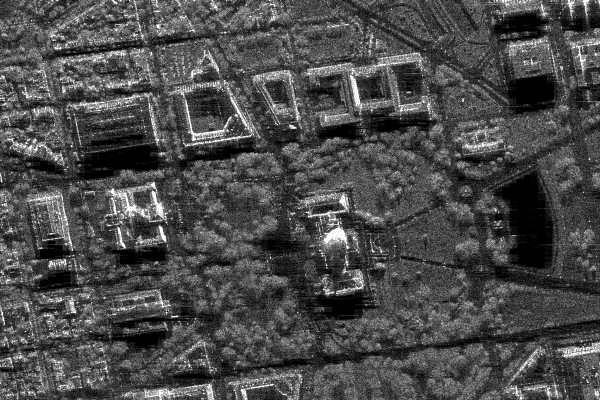
#> input picture lab_7-8/sar_1_gray.jpg, 600 x 400 px
$ jupyter execute IP_Practice_7-8u.ipynb
#> lines starting #> are read from the running program, lines starting #| are printed output that depends on the picture
[cell 1]
# 1. Выполните сохранение монохромного изображения в виде текстового или бинарного файла.
# 2. Реализуйте алгоритм вейвлет-преобразования Хаара для изображения.
# 3. Выполните квантование высокочастотных компонент (прим., количество квантов = 4).
# 4. Сохраните получившийся массив значений в текстовый или бинарный файл в порядке LL, LH, HL, HH.
#    Компоненты LH, HL, HH храните в виде пар (значение, количество повторений).
# 5. Сравните объем памяти исходного и сжатого изображения.

[cell 2]
import numpy as np
import cv2
import os
from collections import Counter
import matplotlib.pyplot as plt

# Загрузка изображения

[cell 3]
img = cv2.imread('sar_1_gray.jpg', 0)
#> img is the input picture: shape (400, 600); min 0, max 255, mean 74.9

[cell 4]
plt.figure(figsize=(10, 8))
plt.imshow(img, cmap='gray')
plt.title('Исходное изображение')
plt.axis('off')
plt.show()

[cell 5]
print(f'Размер изображения: {img.shape}')
#| Размер изображения: (400, 600)
print(f'Количество пикселей: {img.size}')
#| Количество пикселей: 240000
print(f'Тип данных: {img.dtype}')
#| Тип данных: uint8
print(f'Диапазон значений: [{img.min()}, {img.max()}]')
#| Диапазон значений: [0, 255]

# 1. Сохранение монохромного изображения в текстовый файл

[cell 6]
np.savetxt('original.txt', img, fmt='%d')

[cell 7]
original_file_size = os.path.getsize('original.txt')
original_memory_size = img.nbytes
#> original_memory_size = 240000

[cell 8]
print(f'Размер файла original.txt: {original_file_size} байт')
print(f'Размер в памяти (пиксели): {original_memory_size} байт')
#| Размер в памяти (пиксели): 240000 байт
print(f'Количество пикселей: {img.size}')
#| Количество пикселей: 240000

# 2. Реализация алгоритма вейвлет-преобразования Хаара

[cell 9]
def haar_transform(image):
    """
    Вейвлет-преобразование Хаара для изображения

    Returns:
    --------
    LL : numpy.ndarray - Низкочастотная компонента (приближение)
    LH : numpy.ndarray - Горизонтальные детали
    HL : numpy.ndarray - Вертикальные детали
    HH : numpy.ndarray - Диагональные детали
    """
    image = image.astype(np.float32)

    rows, cols = image.shape
#> rows = 400; cols = 600

    # Обрезка до четных размеров
    if rows % 2 != 0 or cols % 2 != 0:
        image = image[:rows//2*2, :cols//2*2]
        rows, cols = image.shape

    # Преобразование по строкам
    row_transform = np.zeros_like(image, dtype=np.float32)
    for i in range(rows):
        for j in range(0, cols - 1, 2):
            # Среднее (низкие частоты)
            row_transform[i, j // 2] = (image[i, j] + image[i, j + 1]) / 2.0
            # Разность (высокие частоты)
            row_transform[i, (j // 2) + cols // 2] = (image[i, j] - image[i, j + 1]) / 2.0
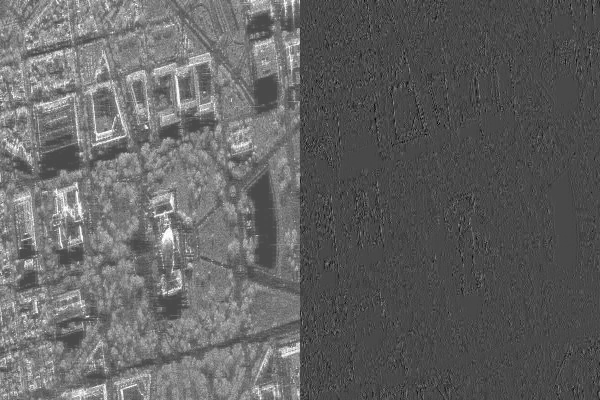
#> row_transform: shape (400, 600) float32; min -102.5, max 255, mean 37.5; drawn with min black and max white

    # Преобразование по столбцам
    result = np.zeros_like(row_transform, dtype=np.float32)
    for j in range(cols):
        for i in range(0, rows - 1, 2):
            # Среднее (низкие частоты)
            result[i // 2, j] = (row_transform[i, j] + row_transform[i + 1, j]) / 2.0
            # Разность (высокие частоты)
            result[(i // 2) + rows // 2, j] = (row_transform[i, j] - row_transform[i + 1, j]) / 2.0
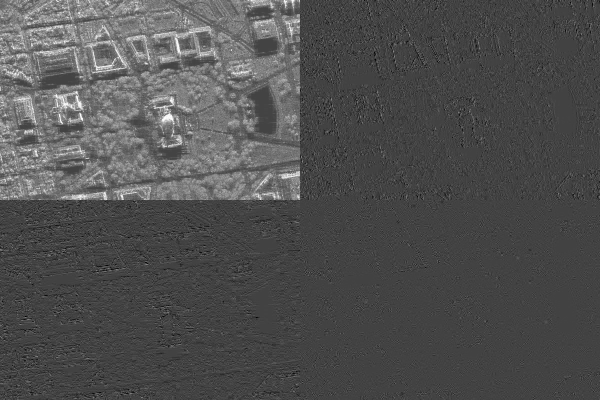
#> result: shape (400, 600) float32; min -90.5, max 254.5, mean 18.7; drawn with min black and max white

    # Разделение на компоненты
    LL = result[:rows // 2, :cols // 2]    # Приближение
    LH = result[:rows // 2, cols // 2:]    # Горизонтальные детали
    HL = result[rows // 2:, :cols // 2]    # Вертикальные детали
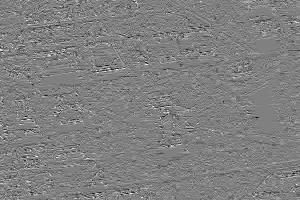
#> HL: shape (200, 300) float32; min -90.5, max 89.5, mean 0.1; drawn with min black and max white
    HH = result[rows // 2:, cols // 2:]    # Диагональные детали
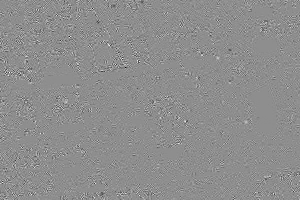
#> HH: shape (200, 300) float32; min -67, max 53.25, mean 0; drawn with min black and max white

    return LL, LH, HL, HH

[cell 10]
LL, LH, HL, HH = haar_transform(img)

[cell 11]
print(f'LL (приближение): {LL.shape}')
#| LL (приближение): (200, 300)
print(f'LH (горизонтальные детали): {LH.shape}')
#| LH (горизонтальные детали): (200, 300)
print(f'HL (вертикальные детали): {HL.shape}')
#| HL (вертикальные детали): (200, 300)
print(f'HH (диагональные детали): {HH.shape}')
#| HH (диагональные детали): (200, 300)

[cell 12]
# Визуализация компонент вейвлет-преобразования
fig, axes = plt.subplots(2, 2, figsize=(14, 14))

axes[0, 0].imshow(LL, cmap='gray')
axes[0, 0].set_title('LL - Приближение (низкие частоты)')
axes[0, 0].axis('off')

axes[0, 1].imshow(LH, cmap='gray')
axes[0, 1].set_title('LH - Горизонтальные детали')
axes[0, 1].axis('off')

axes[1, 0].imshow(HL, cmap='gray')
axes[1, 0].set_title('HL - Вертикальные детали')
axes[1, 0].axis('off')

axes[1, 1].imshow(HH, cmap='gray')
axes[1, 1].set_title('HH - Диагональные детали')
axes[1, 1].axis('off')

plt.tight_layout()
plt.show()

[cell 13]
# Статистика по компонентам
print('Статистика компонент:')
print(f'LL: min={LL.min():.2f}, max={LL.max():.2f}, mean={LL.mean():.2f}')
#| LL: min=0.00, max=254.50, mean=74.94
print(f'LH: min={LH.min():.2f}, max={LH.max():.2f}, mean={LH.mean():.2f}')
#| LH: min=-86.00, max=97.50, mean=-0.03
print(f'HL: min={HL.min():.2f}, max={HL.max():.2f}, mean={HL.mean():.2f}')
#| HL: min=-90.50, max=89.50, mean=0.09
print(f'HH: min={HH.min():.2f}, max={HH.max():.2f}, mean={HH.mean():.2f}')
#| HH: min=-67.00, max=53.25, mean=-0.01

# 3. Квантование высокочастотных компонент

[cell 14]
quants = 4  # Количество квантов

[cell 15]
def quantize(coeffs, num_quants):
    """
    Квантование коэффициентов

    Parameters:
    -----------
    coeffs : numpy.ndarray
        Массив коэффициентов для квантования
    num_quants : int
        Количество квантов

    Returns:
    --------
    quantized : numpy.ndarray
        Квантованные коэффициенты (целые числа от 0 до num_quants-1)
    """
#> called with num_quants = 4
    min_val = np.min(coeffs)
#> min_val = -86
    max_val = np.max(coeffs)
#> max_val = 97.5

    if max_val == min_val:
        return np.zeros_like(coeffs, dtype=int)

    # Шаг квантования
    step = (max_val - min_val) / num_quants
#> step = 45.88

    # Квантование
    quantized = np.floor((coeffs - min_val) / step).astype(int)

    # Ограничение значений
    quantized = np.clip(quantized, 0, num_quants - 1)

    return quantized

[cell 16]
# Квантование высокочастотных компонент
LH_q = quantize(LH, quants)
HL_q = quantize(HL, quants)
HH_q = quantize(HH, quants)
#> call 3 of quantize, with num_quants = 4
#> in quantize (call 3), `min_val = np.min(coeffs)`: min_val = -67
#> in quantize (call 3), `max_val = np.max(coeffs)`: max_val = 53.25
#> in quantize (call 3), `step = (max_val - min_val) / num_quants`: step = 30.06
#> in quantize (call 3), `quantized = np.floor((coeffs - min_val) / step).astype(int)`:
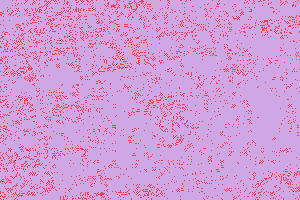
#> quantized: shape (200, 300) int64; 5 distinct labels, from 0 to 4; one colour per label, 0 black
#> in quantize (call 3), `quantized = np.clip(quantized, 0, num_quants - 1)`: quantized: shape (200, 300) int64; 4 distinct labels, from 0 to 3

[cell 17]
print(f'Уникальные значения после квантования:')
print(f'LH_q: {np.unique(LH_q)}')
#| LH_q: [0 1 2 3]
print(f'HL_q: {np.unique(HL_q)}')
#| HL_q: [0 1 2 3]
print(f'HH_q: {np.unique(HH_q)}')
#| HH_q: [0 1 2 3]

[cell 18]
# Визуализация квантованных компонент
fig, axes = plt.subplots(1, 3, figsize=(18, 6))

axes[0].imshow(LH_q, cmap='gray')
axes[0].set_title(f'LH квантованная ({quants} уровня)')
axes[0].axis('off')

axes[1].imshow(HL_q, cmap='gray')
axes[1].set_title(f'HL квантованная ({quants} уровня)')
axes[1].axis('off')

axes[2].imshow(HH_q, cmap='gray')
axes[2].set_title(f'HH квантованная ({quants} уровня)')
axes[2].axis('off')

plt.tight_layout()
plt.show()

# 4. Сжатие методом RLE (Run-Length Encoding)

[cell 19]
def run_length_encode(data):
    """
    Кодирование длин серий (RLE)
    Возвращает пары (значение, количество повторений)
    """
    encoded = []
    counter = Counter(data.flatten())
#> counter = {1: 43977, 2: 15542, 0: 348, 3: 133}
    for value, count in counter.items():
        encoded.append((value, count))
#> this loop made 4 passes
#> (value, count) on passes 1 to 4: (1, 43977), (2, 15542), (0, 348), (3, 133)
#> after the loop, encoded = [(1, 43977), (2, 15542), (0, 348), (3, 133)]
    return encoded

[cell 20]
# Кодирование квантованных компонент
LH_rle = run_length_encode(LH_q)
#> LH_rle = [(1, 43977), (2, 15542), (0, 348), (3, 133)]
HL_rle = run_length_encode(HL_q)
#> the loop in run_length_encode (call 2), `for value, count in counter.items():` made 4 passes
#> (value, count) on passes 1 to 4: (1, 27290), (2, 32171), (3, 274), (0, 265)
#> HL_rle = [(1, 27290), (2, 32171), (3, 274), (0, 265)]
HH_rle = run_length_encode(HH_q)
#> HH_rle = [(2, 53899), (1, 5840), (3, 244), (0, 17)]

[cell 21]
print(f'RLE для LH: {len(LH_rle)} пар')
#| RLE для LH: 4 пар
print(f'Примеры: {LH_rle[:5]}')
#| Примеры: [(1, 43977), (2, 15542), (0, 348), (3, 133)]
print(f'\nRLE для HL: {len(HL_rle)} пар')
#| RLE для HL: 4 пар
print(f'Примеры: {HL_rle[:5]}')
#| Примеры: [(1, 27290), (2, 32171), (3, 274), (0, 265)]
print(f'\nRLE для HH: {len(HH_rle)} пар')
#| RLE для HH: 4 пар
print(f'Примеры: {HH_rle[:5]}')
#| Примеры: [(2, 53899), (1, 5840), (3, 244), (0, 17)]

[cell 22]
# Сохранение в файл: LL без сжатия, LH/HL/HH с RLE
with open('result.txt', 'w') as f:
    # LL компонента (без квантования и сжатия)
    f.write('# LL component\n')
    np.savetxt(f, LL, fmt='%.2f')
    f.write('\n')

    # LH компонента (RLE)
    f.write('# LH component (value, count)\n')
    for value, count in LH_rle:
        f.write(f'{value} {count}\n')
    f.write('\n')

    # HL компонента (RLE)
    f.write('# HL component (value, count)\n')
    for value, count in HL_rle:
        f.write(f'{value} {count}\n')
#> this loop made 4 passes
    f.write('\n')

    # HH компонента (RLE)
    f.write('# HH component (value, count)\n')
    for value, count in HH_rle:
        f.write(f'{value} {count}\n')
#> this loop made 4 passes

[cell 23]
print('Сохранено в result.txt')

# 5. Сравнение объемов памяти

[cell 24]
compressed_size = os.path.getsize('result.txt')

[cell 25]
print('='*60)
print('СРАВНЕНИЕ РАЗМЕРОВ')
print('='*60)
print(f'Исходное изображение (текстовый файл): {original_file_size:,} байт')
print(f'Сжатое изображение (Haar + RLE):      {compressed_size:,} байт')
print('-'*60)
print(f'Степень сжатия: {original_file_size / compressed_size:.2f}x')
print(f'Экономия памяти: {(1 - compressed_size/original_file_size)*100:.2f}%')
print('='*60)

[cell 26]
# Детальная статистика
print('\nДетальная информация:')
print(f'  Размер LL компоненты: {LL.size} значений')
#|   Размер LL компоненты: 60000 значений
print(f'  Размер LH после RLE: {len(LH_rle)} пар')
#|   Размер LH после RLE: 4 пар
print(f'  Размер HL после RLE: {len(HL_rle)} пар')
#|   Размер HL после RLE: 4 пар
print(f'  Размер HH после RLE: {len(HH_rle)} пар')
#|   Размер HH после RLE: 4 пар
print(f'\nСтепень сжатия высокочастотных компонент:')
print(f'  LH: {LH_q.size} → {len(LH_rle)} ({LH_q.size/len(LH_rle):.2f}x)')
#|   LH: 60000 → 4 (15000.00x)
print(f'  HL: {HL_q.size} → {len(HL_rle)} ({HL_q.size/len(HL_rle):.2f}x)')
#|   HL: 60000 → 4 (15000.00x)
print(f'  HH: {HH_q.size} → {len(HH_rle)} ({HH_q.size/len(HH_rle):.2f}x)')
#|   HH: 60000 → 4 (15000.00x)

[cell 27]
# Визуализация сравнения размеров
sizes = [original_file_size, compressed_size]
labels = ['Оригинал\n(текст)', 'Сжатое\n(Haar+RLE)']
colors = ['#E63946', '#06A77D']

fig, (ax1, ax2) = plt.subplots(1, 2, figsize=(14, 6))

# Столбчатая диаграмма
ax1.bar(labels, sizes, color=colors, alpha=0.7, edgecolor='black')
ax1.set_ylabel('Размер (байты)', fontsize=12)
ax1.set_title('Сравнение размеров файлов', fontsize=14, weight='bold')
ax1.grid(axis='y', alpha=0.3)
for i, (label, size) in enumerate(zip(labels, sizes)):
    ax1.text(i, size, f'{size:,}\nбайт', ha='center', va='bottom', fontsize=10)

# Круговая диаграмма
ax2.pie([compressed_size, original_file_size - compressed_size],
        labels=['Используется', 'Сэкономлено'],
        autopct='%1.1f%%',
        colors=['#E63946', '#A8DADC'],
        startangle=90)
ax2.set_title(f'Экономия памяти\n(степень сжатия: {original_file_size/compressed_size:.2f}x)',
             fontsize=14, weight='bold')

plt.tight_layout()
plt.show()
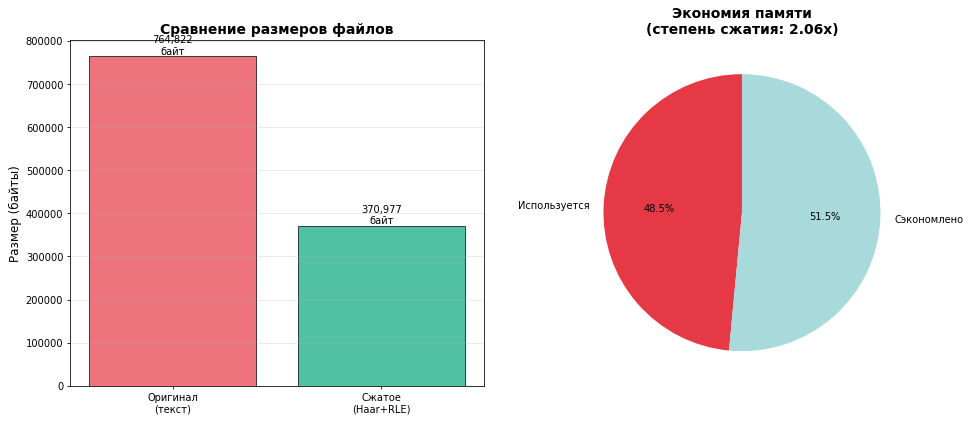
#> figure drawn by matplotlib, 2 panels

# Дополнительно: Тестирование разного количества квантов

[cell 28]
# Эксперимент с разными уровнями квантования
quant_levels = [2, 4, 8, 16]

[cell 29]
compression_results = []

for q in quant_levels:
    # Квантование
    LH_q_test = quantize(LH, q)
    HL_q_test = quantize(HL, q)
    HH_q_test = quantize(HH, q)

    # RLE
    LH_rle_test = run_length_encode(LH_q_test)
    HL_rle_test = run_length_encode(HL_q_test)
    HH_rle_test = run_length_encode(HH_q_test)

    # Примерная оценка размера
    # LL без сжатия + RLE для LH, HL, HH
    estimated_size = (LL.size * 8) + (len(LH_rle_test) + len(HL_rle_test) + len(HH_rle_test)) * 16

    compression_results.append({
        'quants': q,
        'size': estimated_size,
        'ratio': original_memory_size / estimated_size
    })

    print(f'Квантов: {q:2d} | Размер: {estimated_size:7d} байт | Сжатие: {original_memory_size/estimated_size:.2f}x')
#> this loop made 4 passes
#> (LH_rle_test, HL_rle_test, HH_rle_test, estimated_size) on passes 1 to 2: ([(0, 44325), (1, 15675)], [(0, 27555), (1, 32445)], [(1, 54143), (0, 5857)], 480096), ([(1, 43977), (2, 15542), (0, 348), (3, 133)], [(1, 27290), (2, 32171), (3, 274), (0, 265)], [(2, 53899), (1, 5840), (3, 244), (0, 17)], 480192)
#> estimated_size on passes 3 to 4: 480384, 480752
#| Квантов:  2 | Размер:  480096 байт | Сжатие: 0.50x
#| Квантов:  4 | Размер:  480192 байт | Сжатие: 0.50x
#| Квантов:  8 | Размер:  480384 байт | Сжатие: 0.50x
#| Квантов: 16 | Размер:  480752 байт | Сжатие: 0.50x
#> pass 1, in quantize (call 4), `quantized = np.clip(quantized, 0, num_quants - 1)`:
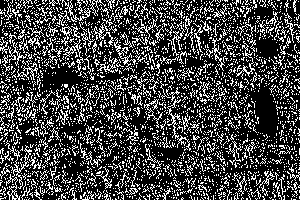
#> quantized: shape (200, 300) int64; values 0 (black) and 1 (white), 26.1% white in thin lines or dots
#> pass 1, in quantize (call 5), `quantized = np.floor((coeffs - min_val) / step).astype(int)`:
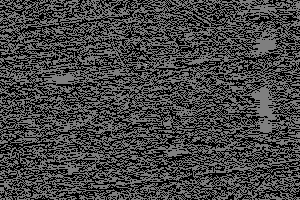
#> quantized: shape (200, 300) int64; min 0, max 2, mean 0.541; drawn with min black and max white
#> pass 1, in quantize (call 5), `quantized = np.clip(quantized, 0, num_quants - 1)`:
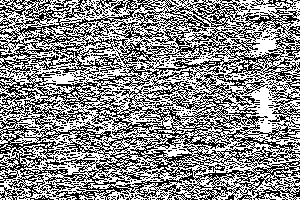
#> quantized: shape (200, 300) int64; values 0 (black) and 1 (white), 54.1% white; black in thin lines or dots
#> after the loop, compression_results = 4 items

[cell 30]
# График зависимости степени сжатия от количества квантов
quants_arr = [r['quants'] for r in compression_results]
#> quants_arr = [2, 4, 8, 16]
ratios = [r['ratio'] for r in compression_results]
#> ratios = [0.5, 0.5, 0.5, 0.499]

plt.figure(figsize=(10, 6))
plt.plot(quants_arr, ratios, 'o-', linewidth=2, markersize=10, color='#457B9D')
plt.xlabel('Количество квантов', fontsize=12)
plt.ylabel('Степень сжатия', fontsize=12)
plt.title('Зависимость степени сжатия от количества квантов', fontsize=14, weight='bold')
plt.grid(True, alpha=0.3)
plt.xticks(quants_arr)

for q, r in zip(quants_arr, ratios):
    plt.text(q, r, f'{r:.2f}x', ha='center', va='bottom', fontsize=10)
#> this loop made 4 passes
#> (q, r) on passes 1 to 4: (2, 0.5), (4, 0.5), (8, 0.5), (16, 0.499)

plt.tight_layout()
plt.show()
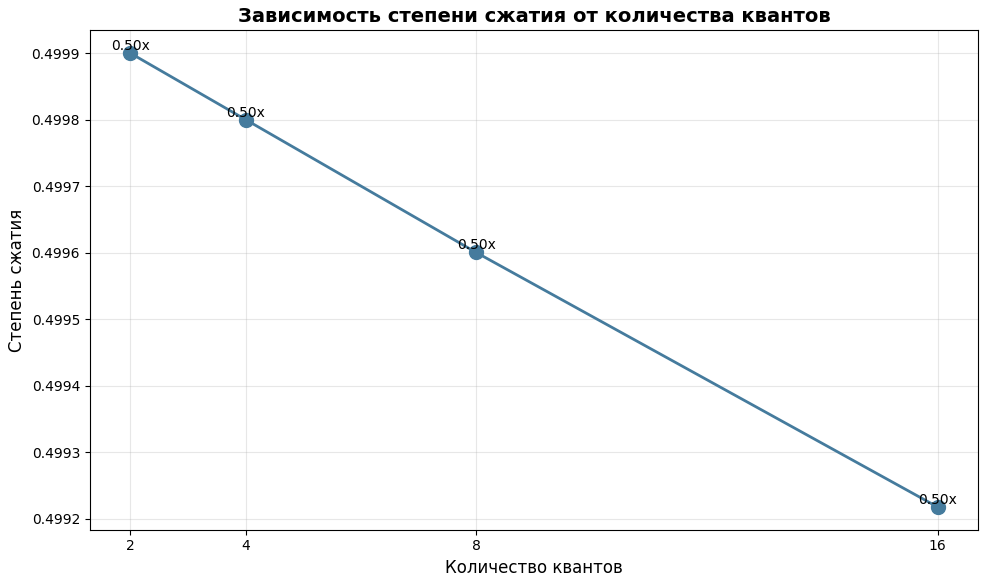
#> figure drawn by matplotlib, 1 panel

[cell 31]
print('\n' + '='*70)
print('ВЫВОДЫ')
print('='*70)
print(f'''
1. ВЕЙВЛЕТ-ПРЕОБРАЗОВАНИЕ ХААРА:
   • Разделяет изображение на 4 компоненты: LL, LH, HL, HH
   • LL содержит основную информацию (приближение)
   • LH, HL, HH содержат детали (высокие частоты)

2. КВАНТОВАНИЕ:
   • Количество квантов: {quants}
   • Уменьшает количество уникальных значений
   • Позволяет эффективно сжимать данные

3. RLE СЖАТИЕ:
   • LH: {LH_q.size} → {len(LH_rle)} пар ({LH_q.size/len(LH_rle):.1f}x)
   • HL: {HL_q.size} → {len(HL_rle)} пар ({HL_q.size/len(HL_rle):.1f}x)
   • HH: {HH_q.size} → {len(HH_rle)} пар ({HH_q.size/len(HH_rle):.1f}x)

4. ИТОГОВОЕ СЖАТИЕ:
   • Исходный размер: {original_file_size:,} байт
   • Сжатый размер: {compressed_size:,} байт
   • Степень сжатия: {original_file_size/compressed_size:.2f}x
   • Экономия: {(1-compressed_size/original_file_size)*100:.1f}%

5. РЕКОМЕНДАЦИИ:
   • Больше квантов = меньше сжатие, но лучше качество
   • Меньше квантов = больше сжатие, но хуже качество
   • Оптимальное количество квантов зависит от задачи
''')
#| 1. ВЕЙВЛЕТ-ПРЕОБРАЗОВАНИЕ ХААРА:
#|    • Разделяет изображение на 4 компоненты: LL, LH, HL, HH
#|    • LL содержит основную информацию (приближение)
#|    • LH, HL, HH содержат детали (высокие частоты)
#| 2. КВАНТОВАНИЕ:
#|    • Количество квантов: 4
#|    • Уменьшает количество уникальных значений
#|    • Позволяет эффективно сжимать данные
#| 3. RLE СЖАТИЕ:
#|    • LH: 60000 → 4 пар (15000.0x)
#|    • HL: 60000 → 4 пар (15000.0x)
#|    • HH: 60000 → 4 пар (15000.0x)
#> (further printed lines are left out)
print('='*70)
